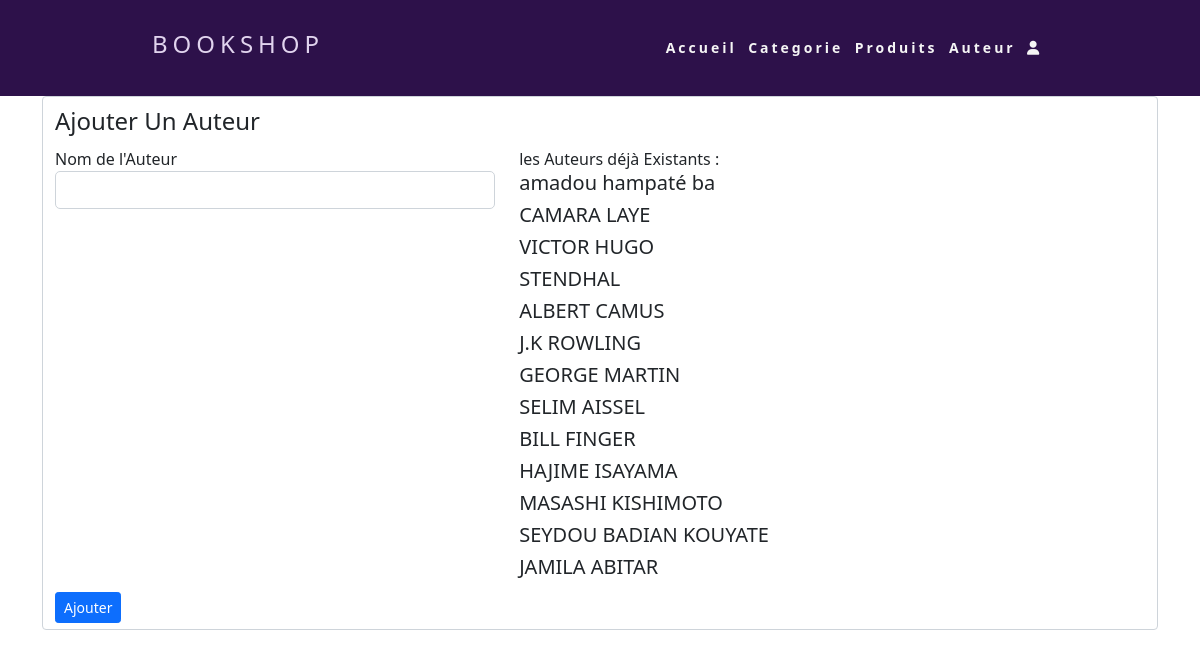
The app's page /Admin/addAuteur.php with its own data.
### tables this page shows
CREATE TABLE `Auteur` (
  `auteur_id` int(11) NOT NULL,
  `auteur_nom` varchar(50) NOT NULL
);

### Models.php (called while the page is built, shortened)
<?php
function readAll($table)
{
    try {
        $connect = connectez();
        $sqlQuerry = "SELECT * FROM $table";
        $stmt = $connect->prepare($sqlQuerry);
        $stmt->execute();
        $resultat = $stmt->fetchAll();
        return $resultat;
    } catch (Exception $e) {
        $e->getMessage();
    }
}

### Admin/addAuteur.php (the view, shortened to what this page needs)
<?php require '../Models.php'; ?>
<?php
$Auteurs = readAll("Auteur");
?>
<!DOCTYPE html>
<html lang="en">
<head>
    <link rel="stylesheet" href="../Front/style/bootstrap.css">
</head>
<body>
    <?php include_once("Navbar.php"); ?>
    <div class="container">
        <form action="" method="Post" class="form-control">
            <fieldset>
                <legend>Ajouter Un Auteur</legend>
                <div class="row">
                    <div class="col-lg-5">
                        <label for="nom">Nom de l'Auteur</label>
                        <input type="text" name="nom_aut" id="nom" class="form-control">
                    </div>
                    <div class="col-lg 5"> les Auteurs déjà Existants :
                        <?php foreach ($Auteurs as $auteur) : ?>
                            <h5> <?php echo $auteur['auteur_nom']; ?></h5>
                        <?php endforeach; ?>
                    </div>
                </div>
                <button type="submit" class="btn btn-primary btn-sm">Ajouter</button>
            </fieldset>
        </form>
    </div>
</body>
</html>

### Admin/addAuteur.php (style rules this page uses)
input { border: 1px solid black in !important; border-radius: 5px !important; }
button { margin-top: 5px; }

### Admin/Navbar.php (style rules this page uses)
* { margin: 0; padding: 0; box-sizing: border-box; }
form { display: none; }

### records on screen
auteur: auteur_nom "amadou hampaté ba"
auteur: auteur_nom "CAMARA LAYE"
auteur: auteur_nom "VICTOR HUGO"
auteur: auteur_nom "STENDHAL"
auteur: auteur_nom "ALBERT CAMUS"
auteur: auteur_nom "J.K ROWLING"
auteur: auteur_nom "GEORGE MARTIN"
auteur: auteur_nom "SELIM AISSEL"
auteur: auteur_nom "BILL FINGER"
auteur: auteur_nom "HAJIME ISAYAMA"
auteur: auteur_nom "MASASHI KISHIMOTO"
auteur: auteur_nom "SEYDOU BADIAN KOUYATE"
auteur: auteur_nom "JAMILA ABITAR"
